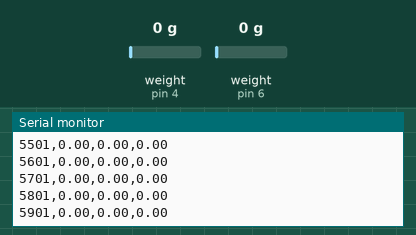
A sketch run on a simulated Arduino Uno, built with avr-gcc and run on an emulated ATmega328P. Parts: the last lines printed to the serial monitor. Inputs (shaded band) come from the test bench; at power-on: weight on the scale (sensors on pin 4, pin 6) 0 g.

Above: at 6.0 s.
6.1 s: weight on the scale (sensor on pin 4) set to 100 g
At 6.11 s:
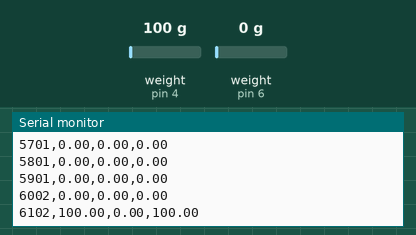
7.6 s: weight on the scale (sensor on pin 6) set to 100 g
At 7.61 s:
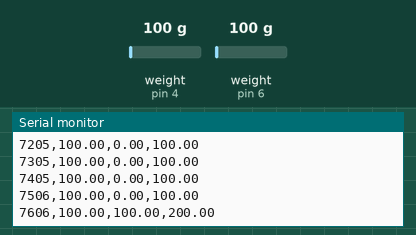
9.1 s: weight on the scale (sensor on pin 4) set to 1250 g
At 9.11 s:
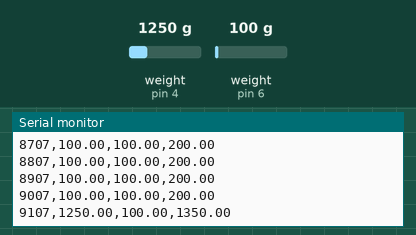
10.6 s: weight on the scale (sensor on pin 6) set to 1250 g
At 10.61 s:
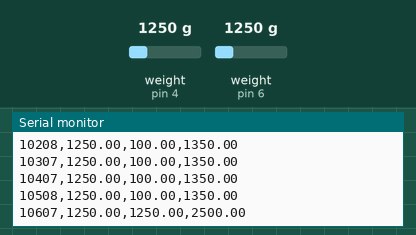
Timing chart, 0 to 13.1 s (numbered marks = the images above; inputs shaded):
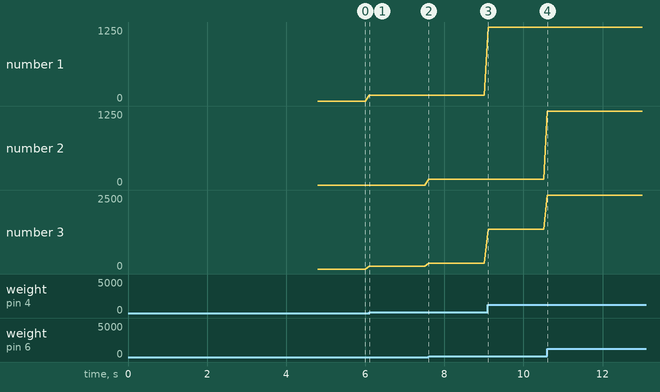

The sketch:

dual_loading.ino
```cpp
#include <HX711_ADC.h>

// Pins:
const int HX711_dout_1 = 4;
const int HX711_sck_1  = 5;
const int HX711_dout_2 = 6;
const int HX711_sck_2  = 7;

// HX711 modules
HX711_ADC LoadCell_1(HX711_dout_1, HX711_sck_1);
HX711_ADC LoadCell_2(HX711_dout_2, HX711_sck_2);

// Timing
unsigned long t = 0;
const unsigned long interval = 50;   // ms between readings

void setup() {
  Serial.begin(57600);
  Serial.println("timestamp_ms,loadcell1,loadcell2,sum"); // CSV HEADER

  float calibrationValue_1 = 214.0;
  float calibrationValue_2 = 210.0;

  LoadCell_1.begin();
  LoadCell_2.begin();

  // Stabilize and tare automatically
  const unsigned long stabilizingtime = 2000;
  bool _tare = true;

  byte rdy1 = 0, rdy2 = 0;
  while ((rdy1 + rdy2) < 2) {
    if (!rdy1) rdy1 = LoadCell_1.startMultiple(stabilizingtime, _tare);
    if (!rdy2) rdy2 = LoadCell_2.startMultiple(stabilizingtime, _tare);
  }

  LoadCell_1.setCalFactor(calibrationValue_1);
  LoadCell_2.setCalFactor(calibrationValue_2);
}

void loop() {
  static bool newDataReady = false;

  // Update ADC modules
  if (LoadCell_1.update()) newDataReady = true;
  LoadCell_2.update();

  // Automatically output CSV forever
  if (newDataReady && millis() > t + interval) {
    unsigned long ts = millis();
    float a = LoadCell_1.getData();
    float b = LoadCell_2.getData();

    Serial.print(ts);
    Serial.print(",");
    Serial.print(a);
    Serial.print(",");
    Serial.print(b);
    Serial.print(",");
    Serial.println(a+b);


    newDataReady = false;
    t = millis();
  }
}
```

Measured:
- after the input at 6.1 s, the serial monitor: prints a new line at once (image 1)
- after the input at 7.6 s, the serial monitor: prints a new line at once (image 2)
- after the input at 9.1 s, the serial monitor: prints a new line at once (image 3)
- after the input at 10.6 s, the serial monitor: prints a new line at once (image 4)
- plotted number 1: 0 → 100 after the input at 6.1 s, 100 → 1250 after the input at 9.1 s
- plotted number 3: 0 → 100 after the input at 6.1 s, 100 → 200 after the input at 7.6 s, 200 → 1350 after the input at 9.1 s, 1350 → 2500 after the input at 10.6 s
